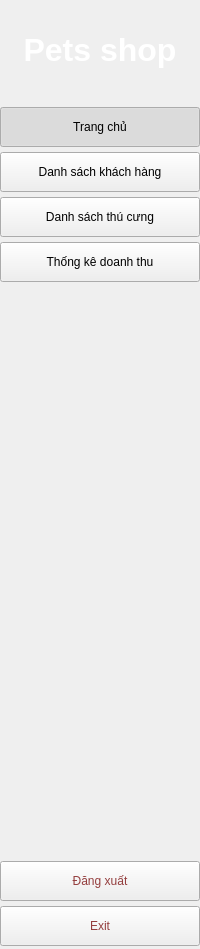
     <widget class="QWidget" name="menuWidget" native="true">
      <property name="minimumSize">
       <size>
        <width>200</width>
        <height>0</height>
       </size>
      </property>
      <property name="maximumSize">
       <size>
        <width>200</width>
        <height>16777215</height>
       </size>
      </property>
      <layout class="QVBoxLayout" name="verticalLayout">
       <property name="spacing">
        <number>5</number>
       </property>
       <property name="leftMargin">
        <number>0</number>
       </property>
       <property name="topMargin">
        <number>0</number>
       </property>
       <property name="rightMargin">
        <number>0</number>
       </property>
       <property name="bottomMargin">
        <number>5</number>
       </property>
       <item>
        <widget class="QLabel" name="label_12">
         <property name="minimumSize">
          <size>
           <width>0</width>
           <height>100</height>
          </size>
         </property>
         <property name="styleSheet">
          <string notr="true">color: #fff;
font-size: 32px;
font-weight: bold;</string>
         </property>
         <property name="text">
          <string>Pets shop</string>
         </property>
         <property name="alignment">
          <set>Qt::AlignCenter</set>
         </property>
        </widget>
       </item>
       <item>
        <widget class="QPushButton" name="btn_menu_1">
         <property name="minimumSize">
          <size>
           <width>0</width>
           <height>40</height>
          </size>
         </property>
         <property name="maximumSize">
          <size>
           <width>16777215</width>
           <height>35</height>
          </size>
         </property>
         <property name="text">
          <string>Trang chủ</string>
         </property>
         <property name="checkable">
          <bool>true</bool>
         </property>
         <property name="checked">
          <bool>true</bool>
         </property>
         <property name="autoExclusive">
          <bool>true</bool>
         </property>
        </widget>
       </item>
       <item>
        <widget class="QPushButton" name="btn_menu_2">
         <property name="minimumSize">
          <size>
           <width>0</width>
           <height>40</height>
          </size>
         </property>
         <property name="maximumSize">
          <size>
           <width>16777215</width>
           <height>35</height>
          </size>
         </property>
         <property name="text">
          <string>Danh sách khách hàng</string>
         </property>
         <property name="checkable">
          <bool>true</bool>
         </property>
         <property name="autoExclusive">
          <bool>true</bool>
         </property>
        </widget>
       </item>
       <item>
        <widget class="QPushButton" name="btn_menu_3">
         <property name="minimumSize">
          <size>
           <width>0</width>
           <height>40</height>
          </size>
         </property>
         <property name="maximumSize">
          <size>
           <width>16777215</width>
           <height>35</height>
          </size>
         </property>
         <property name="text">
          <string>Danh sách thú cưng</string>
         </property>
         <property name="checkable">
          <bool>true</bool>
         </property>
         <property name="autoExclusive">
          <bool>true</bool>
         </property>
        </widget>
       </item>
       <item>
        <widget class="QPushButton" name="btn_menu_4">
         <property name="minimumSize">
          <size>
           <width>0</width>
           <height>40</height>
          </size>
         </property>
         <property name="maximumSize">
          <size>
           <width>16777215</width>
           <height>35</height>
          </size>
         </property>
         <property name="text">
          <string>Thống kê doanh thu</string>
         </property>
         <property name="checkable">
          <bool>true</bool>
         </property>
         <property name="autoExclusive">
          <bool>true</bool>
         </property>
        </widget>
       </item>
       <item>
        <spacer name="verticalSpacer">
         <property name="orientation">
          <enum>Qt::Vertical</enum>
         </property>
         <property name="sizeHint" stdset="0">
          <size>
           <width>20</width>
           <height>574</height>
          </size>
         </property>
        </spacer>
       </item>
       <item>
        <widget class="QPushButton" name="logoutBtn">
         <property name="minimumSize">
          <size>
           <width>0</width>
           <height>40</height>
          </size>
         </property>
         <property name="maximumSize">
          <size>
           <width>16777215</width>
           <height>35</height>
          </size>
         </property>
         <property name="styleSheet">
          <string notr="true">#logoutBtn {
	color: #943e3e;
	text-align: center;
	padding-left: 0;
}

#logoutBtn:pressed {
	padding-left: 10px;
}
</string>
         </property>
         <property name="text">
          <string>Đăng xuất</string>
         </property>
         <property name="icon">
          <iconset>
           <normalon>:/icon/icon/logout-48.ico</normalon>
          </iconset>
         </property>
        </widget>
       </item>
       <item>
        <widget class="QPushButton" name="exitBtn">
         <property name="minimumSize">
          <size>
           <width>0</width>
           <height>40</height>
          </size>
         </property>
         <property name="maximumSize">
          <size>
           <width>16777215</width>
           <height>35</height>
          </size>
         </property>
         <property name="styleSheet">
          <string notr="true">#exitBtn {
	color: #943e3e;
	text-align: center;
	padding-left: 0;
}

#exitBtn:pressed {
	padding-left: 10px;
}
</string>
         </property>
         <property name="text">
          <string>Exit</string>
         </property>
         <property name="icon">
          <iconset>
           <normalon>:/icon/icon/logout-48.ico</normalon>
          </iconset>
         </property>
        </widget>
       </item>
      </layout>
     </widget>
